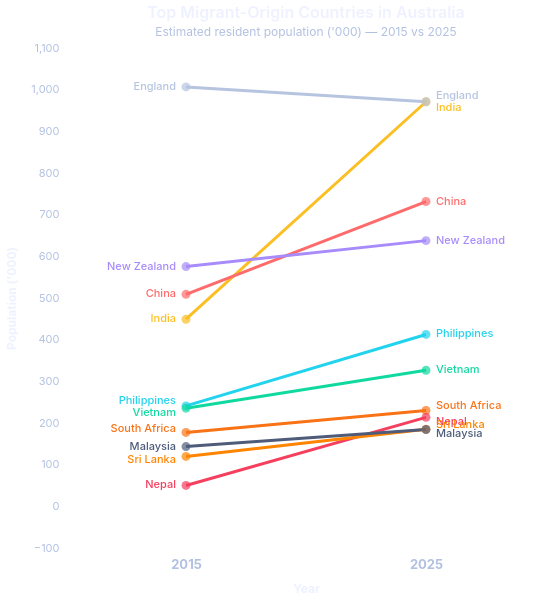

Describe this chart as a Vega-Lite specification.
### Vega-Lite specification from a JSON file in a GitHub repository (floating-point values rounded to 4 significant figures)
{"$schema": "https://vega.github.io/schema/vega-lite/v5.json", "title": {"text": "Top Migrant-Origin Countries in Australia", "subtitle": "Estimated resident population ('000) — 2015 vs 2025", "fontSize": 16, "subtitleFontSize": 12}, "width": 480, "height": 500, "data": {"values": [{"country": "India", "year": "2015", "pop": 449.0}, {"country": "India", "year": "2025", "pop": 971.0}, {"country": "England", "year": "2015", "pop": 1007.0}, {"country": "England", "year": "2025", "pop": 971.0}, {"country": "China", "year": "2015", "pop": 508.9}, {"country": "China", "year": "2025", "pop": 731.5}, {"country": "New Zealand", "year": "2015", "pop": 575.4}, {"country": "New Zealand", "year": "2025", "pop": 637.7}, {"country": "Philippines", "year": "2015", "pop": 241.1}, {"country": "Philippines", "year": "2025", "pop": 412.5}, {"country": "Vietnam", "year": "2015", "pop": 235.6}, {"country": "Vietnam", "year": "2025", "pop": 326.6}, {"country": "South Africa", "year": "2015", "pop": 177.4}, {"country": "South Africa", "year": "2025", "pop": 229.9}, {"country": "Nepal", "year": "2015", "pop": 50.15}, {"country": "Nepal", "year": "2025", "pop": 213.6}, {"country": "Sri Lanka", "year": "2015", "pop": 119.7}, {"country": "Sri Lanka", "year": "2025", "pop": 184.8}, {"country": "Malaysia", "year": "2015", "pop": 143.4}, {"country": "Malaysia", "year": "2025", "pop": 184.3}]}, "layer": [{"mark": {"type": "line", "strokeWidth": 3}, "encoding": {"x": {"field": "year", "type": "ordinal", "axis": {"labelFontSize": 13, "labelFontWeight": "bold", "domain": true, "ticks": false, "grid": false, "orient": "bottom", "labelPadding": 10, "labelAngle": 0}, "title": "Year"}, "y": {"field": "pop", "type": "quantitative", "axis": {"title": "Population ('000)"}, "scale": {"zero": false, "padding": 30}}, "color": {"field": "country", "type": "nominal", "scale": {"domain": ["India", "England", "China", "New Zealand", "Philippines", "Vietnam", "South Africa", "Nepal", "Sri Lanka", "Malaysia"], "range": ["#fbbf24", "#b6c4e0", "#ff6b6b", "#a78bfa", "#22d3ee", "#10d9a0", "#f97316", "#f43f5e", "#ff8500", "#4e5c7a"]}, "legend": null}, "detail": {"field": "country"}}}, {"mark": {"type": "point", "filled": true, "size": 80}, "encoding": {"x": {"field": "year", "type": "ordinal"}, "y": {"field": "pop", "type": "quantitative", "scale": {"zero": false, "padding": 30}}, "color": {"field": "country", "type": "nominal", "legend": null}, "tooltip": [{"field": "country", "type": "nominal", "title": "Country"}, {"field": "year", "type": "ordinal", "title": "Year"}, {"field": "pop", "type": "quantitative", "title": "Population ('000)", "format": ".1f"}]}}, {"transform": [{"filter": "datum.year == '2015'"}, {"calculate": "datum.country == 'Philippines' ? datum.pop + 12 : datum.country == 'Vietnam' ? datum.pop - 12 : datum.country == 'South Africa' ? datum.pop + 8 : datum.country == 'Malaysia' ? datum.pop : datum.country == 'Sri Lanka' ? datum.pop - 8 : datum.pop", "as": "pop_offset"}], "mark": {"type": "text", "align": "right", "dx": -10, "fontSize": 11, "fontWeight": 500}, "encoding": {"x": {"field": "year", "type": "ordinal"}, "y": {"field": "pop_offset", "type": "quantitative", "scale": {"zero": false, "padding": 30}}, "text": {"field": "country", "type": "nominal"}, "color": {"field": "country", "type": "nominal", "legend": null}}}, {"transform": [{"filter": "datum.year == '2025'"}, {"calculate": "datum.country == 'England' ? datum.pop + 15 : datum.country == 'India' ? datum.pop - 15 : datum.country == 'South Africa' ? datum.pop + 12 : datum.country == 'Nepal' ? datum.pop - 12 : datum.country == 'Sri Lanka' ? datum.pop + 10 : datum.country == 'Malaysia' ? datum.pop - 10 : datum.pop", "as": "pop_offset"}], "mark": {"type": "text", "align": "left", "dx": 10, "fontSize": 11, "fontWeight": 500}, "encoding": {"x": {"field": "year", "type": "ordinal"}, "y": {"field": "pop_offset", "type": "quantitative", "scale": {"zero": false, "padding": 30}}, "text": {"field": "country", "type": "nominal"}, "color": {"field": "country", "type": "nominal", "legend": null}}}], "config": {"font": "Inter, sans-serif", "background": "transparent", "view": {"stroke": null}, "axis": {"labelFont": "Inter, sans-serif", "titleFont": "Inter, sans-serif", "labelColor": "#b2c1e0", "titleColor": "#eef1ff", "tickColor": "rgba(255,255,255,0.15)", "domainColor": "rgba(255,255,255,0.15)", "grid": false, "labelFontSize": 11, "titleFontSize": 12, "titlePadding": 12}, "title": {"font": "Inter, sans-serif", "fontSize": 16, "fontWeight": 600, "color": "#eef1ff", "subtitleFont": "Inter, sans-serif", "subtitleFontSize": 12, "subtitleColor": "#b2c1e0", "subtitlePadding": 6}, "legend": {"labelFont": "Inter, sans-serif", "titleFont": "Inter, sans-serif", "labelColor": "#b2c1e0", "titleColor": "#eef1ff", "labelFontSize": 11, "titleFontSize": 12, "symbolSize": 100}, "text": {"font": "Inter, sans-serif", "color": "#eef1ff"}}}
